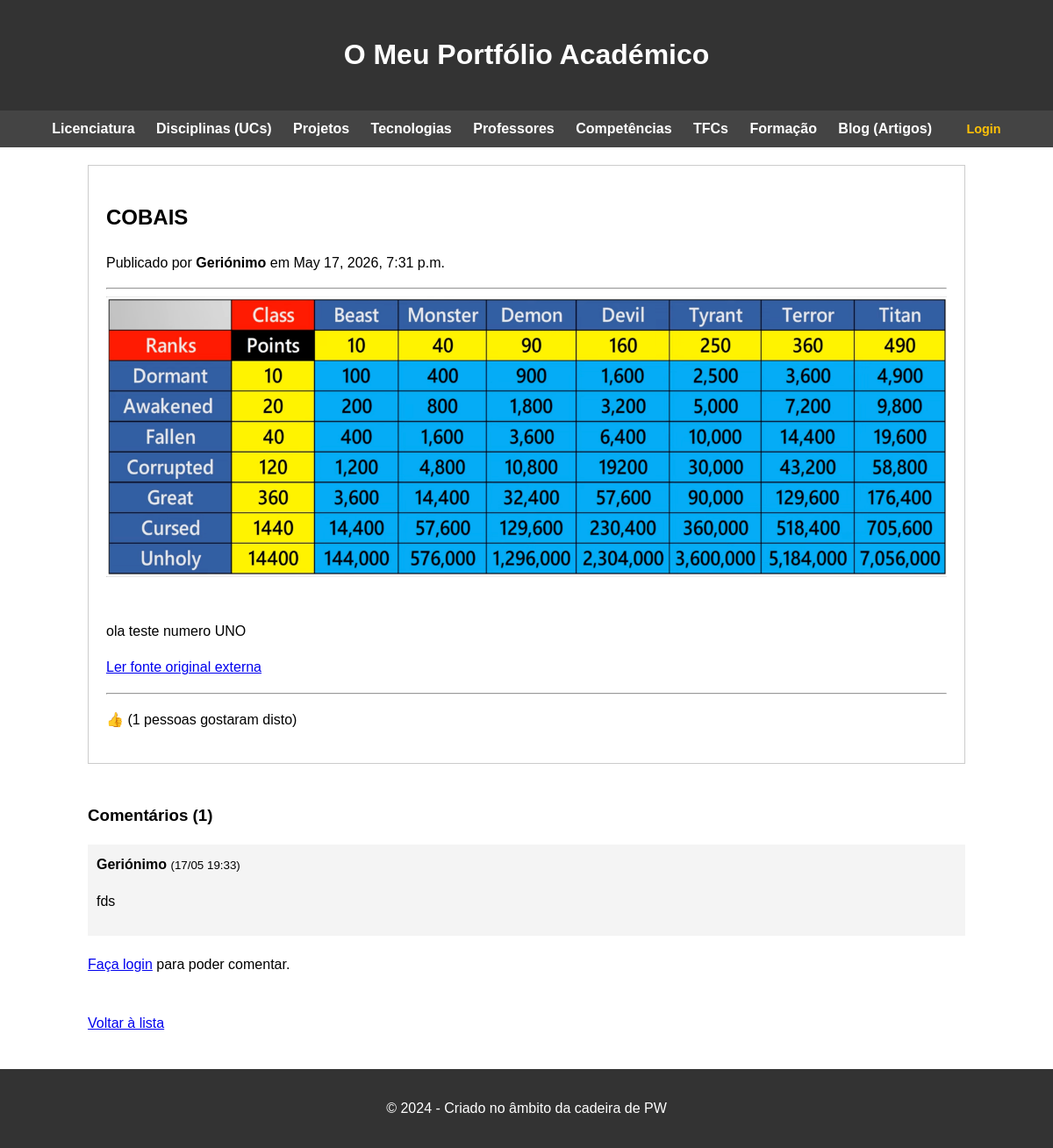
The app's page /artigos/1/ with its own data.
### artigos/models.py (models this page shows, shortened)
class Artigo(models.Model):
    titulo = models.CharField(max_length=200)
    texto = models.TextField()
    fotografia = models.ImageField(upload_to='artigos/', null=True, blank=True)
    link_externo = models.URLField(null=True, blank=True)
    data_criacao = models.DateTimeField(auto_now_add=True)
    autor = models.ForeignKey(User, on_delete=models.CASCADE, related_name='artigos')
    likes = models.ManyToManyField(User, related_name='artigos_gostados', blank=True)
    def total_likes(self):
        return self.likes.count()

class Comentario(models.Model):
    artigo = models.ForeignKey(Artigo, on_delete=models.CASCADE, related_name='comentarios')
    autor = models.ForeignKey(User, on_delete=models.CASCADE)
    texto = models.TextField()
    data_criacao = models.DateTimeField(auto_now_add=True)

### artigos/views.py (the view, shortened to what this page needs)
# urls.py: path('<int:artigo_id>/', views.detalhe_artigo_view, name='detalhe_artigo'),
def detalhe_artigo_view(request, artigo_id):
    artigo = get_object_or_404(Artigo, id=artigo_id)
    comentarios = artigo.comentarios.all().order_by('-data_criacao')
    form = None
    return render(request, 'artigos/detalhe.html', {
        'artigo': artigo,
        'comentarios': comentarios,
        'form': form
    })

### artigos/templates/artigos/detalhe.html (shortened to what this page needs)
{% extends "portfolio/base.html" %}
{% block content %}
<article style="border: 1px solid #ccc; padding: 20px;">
    <h2>{{ artigo.titulo }}</h2>
    <p>Publicado por <strong>{{ artigo.autor.username }}</strong> em {{ artigo.data_criacao }}</p>
    <hr>
    {% if artigo.fotografia %}
        <img src="{{ artigo.fotografia.url }}" alt="Imagem do artigo" style="max-width: 100%;"><br><br>
    {% endif %}
    <p>{{ artigo.texto|linebreaks }}</p>
    {% if artigo.link_externo %}
        <p><a href="{{ artigo.link_externo }}" target="_blank">Ler fonte original externa</a></p>
    {% endif %}
    <hr>
    <p>
        {% if request.user.is_authenticated %}
            <a href="{% url 'artigos:like_artigo' artigo.id %}">
                {% if request.user in artigo.likes.all %}❤️ Retirar Gostei{% else %}👍 Gostei{% endif %}
            </a>
        {% else %}
            👍
        {% endif %}
        ({{ artigo.total_likes }} pessoas gostaram disto)
    </p>
</article>
<br>
<h3>Comentários ({{ comentarios.count }})</h3>
<section style="margin-bottom: 20px;">
    {% for c in comentarios %}
        <div style="background: #f4f4f4; padding: 10px; margin-bottom: 5px;">
            <strong>{{ c.autor.username }}</strong> <small>({{ c.data_criacao|date:"d/m H:i" }})</small>
            <p>{{ c.texto }}</p>
        </div>
    {% empty %}
        <p>Ninguém comentou ainda. Seja o primeiro!</p>
    {% endfor %}
</section>
{% if request.user.is_authenticated %}
    <h4>Deixe o seu comentário:</h4>
    <form method="POST">
        {% csrf_token %}
        {{ form.as_p }}
        <button type="submit">Submeter Comentário</button>
    </form>
{% else %}
    <p><a href="{% url 'accounts:login' %}">Faça login</a> para poder comentar.</p>
{% endif %}
<br><a href="{% url 'artigos:lista_artigos' %}">Voltar à lista</a>
{% endblock %}

### portfolio/templates/portfolio/base.html (style rules this page uses)
body { font-family: Arial, sans-serif; line-height: 1.6; margin: 0; padding: 0; display: flex; flex-direction: column; min-height: 100vh; }

### records on screen
Artigo: titulo "COBAIS", autor.username "Geriónimo", data_criacao "May 17, 2026, 7:31 p.m.", fotografia (picture), texto "ola teste numero UNO", total_likes "1"
Comentario: autor.username "Geriónimo", data_criacao "17/05 19:33", texto "fds"

### other values on screen
{{ comentarios.count }} "1"
